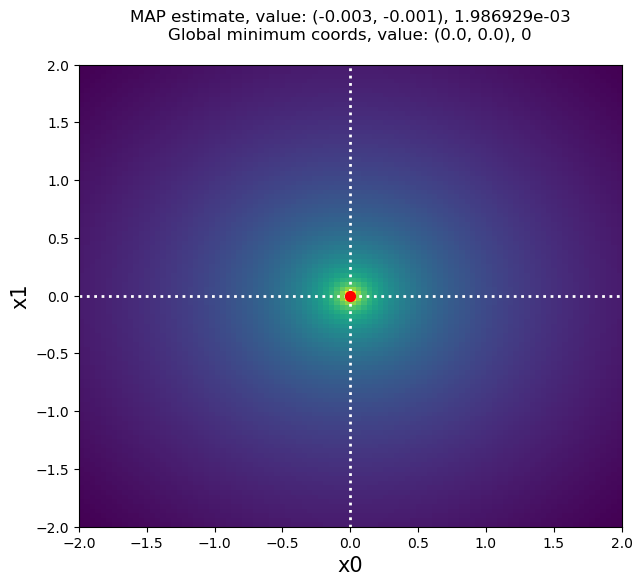

Recreate this plot in Python.
#!/usr/bin/env python
# -*- coding: utf-8 -*-
"""

Example script for maximum a posteriori (MAP) estimation using a simple 2D Gaussian.

@author: David P. Fleming [University of Washington, Seattle], 2019
@email: dflemin3 (at) uw (dot) edu

Script output:

Approximate MAP: [-0.00295149 -0.00107665]
GP mean function value at MAP: [0.00198723]
True minimum: (0,0), True function value at minimum: 0

"""

from approxposterior import approx, gpUtils, likelihood as lh, utility as ut
import numpy as np

# Define algorithm parameters
m0 = 10                           # Size of training set
bounds = ((-5,5), (-5,5))         # Prior bounds
algorithm = "bape"                # Use the Kandasamy et al. (2017) formalism
seed = 57                         # RNG seed
np.random.seed(seed)

# Sample design points from prior
theta = lh.sphereSample(m0)

# Evaluate forward model log likelihood + lnprior for each point
y = np.zeros(len(theta))
for ii in range(len(theta)):
    y[ii] = lh.sphereLnlike(theta[ii]) + lh.sphereLnprior(theta[ii])

# Initialize default gp with an ExpSquaredKernel
gp = gpUtils.defaultGP(theta, y, white_noise=-12, fitAmp=True)

# Initialize approxposterior object
ap = approx.ApproxPosterior(theta=theta,
                            y=y,
                            gp=gp,
                            lnprior=lh.sphereLnprior,
                            lnlike=lh.sphereLnlike,
                            priorSample=lh.sphereSample,
                            bounds=bounds,
                            algorithm=algorithm)

# Optimize the GP hyperparameters
ap.optGP(seed=seed, method="powell", nGPRestarts=1)

# Find MAP solution and function value at MAP
MAP, val = ap.findMAP(nRestarts=5)

print("Approximate MAP:", MAP)
print("GP mean function value at MAP:", val)
print("True minimum: (0,0), True function value at minimum: 0")

# Plot MAP solution on top of grid of objective function evaluations
import matplotlib.pyplot as plt

fig, ax = plt.subplots(figsize=(7,6))

# Generate grid of function values the old fashioned way because this function
# is not vectorized...
arr = np.linspace(-2, 2, 100)
sphere = np.zeros((100,100))
for ii in range(100):
    for jj in range(100):
        sphere[ii,jj] = lh.sphereLnlike([arr[ii], arr[jj]])

# Plot objective function (rescale because it varies by several orders of magnitude)
ax.imshow(np.log(-sphere).T, origin="lower", aspect="auto", interpolation="nearest",
          extent=[-2, 2, -2, 2], zorder=0, cmap="viridis_r")

# Plot truth
ax.axhline(0, lw=2, ls=":", color="white", zorder=1)
ax.axvline(0, lw=2, ls=":", color="white", zorder=1)

# Plot MAP solution
ax.scatter(MAP[0], MAP[1], color="red", s=50, zorder=2)

# Format figure
ax.set_xlabel("x0", fontsize=15)
ax.set_ylabel("x1", fontsize=15)
title = "MAP estimate, value: (%0.3lf, %0.3lf), %e\n" % (MAP[0], MAP[1], val)
title += "Global minimum coords, value: (%0.1lf, %0.1lf), %d\n" % (0.0, 0.0, 0)
ax.set_title(title, fontsize=12)

# Save figure
fig.savefig("map.png", bbox_inches="tight")
